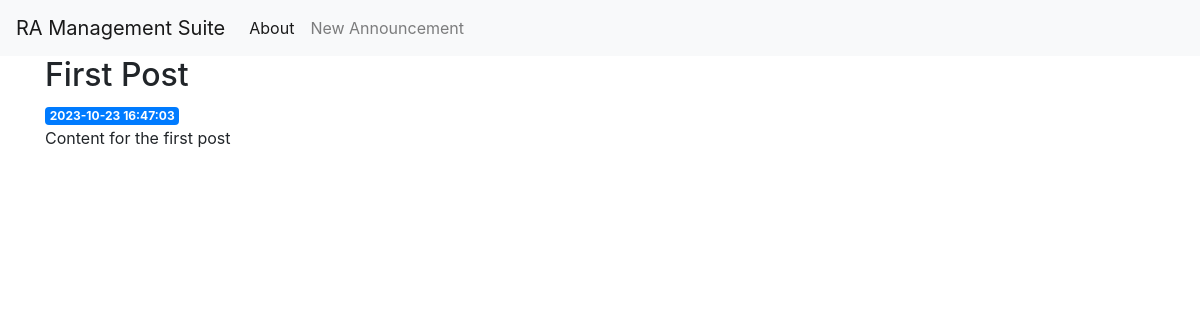
Page /view/1 on the earlier database version.
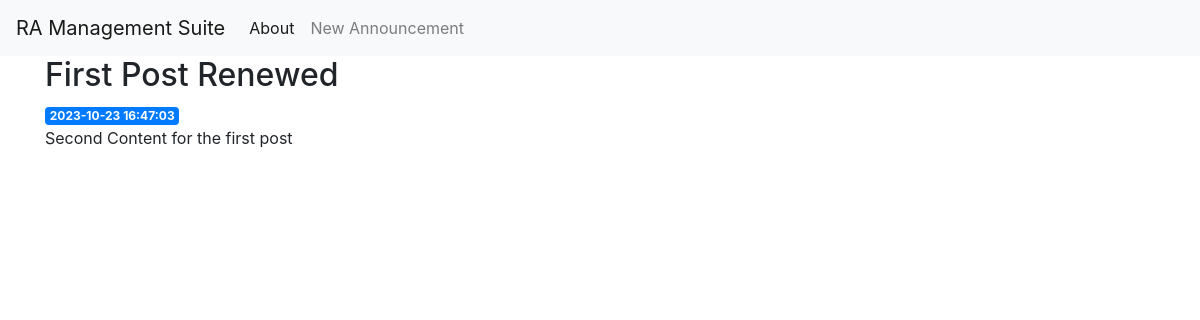
Same page on the later database version.
### tables this page shows
CREATE TABLE announcements (
    id INTEGER PRIMARY KEY AUTOINCREMENT,
    created TIMESTAMP NOT NULL DEFAULT CURRENT_TIMESTAMP,
    title TEXT NOT NULL,
    content TEXT NOT NULL
);

### views/home.py (the view)
@home.route('/view/<int:announcement_id>')
def announcement(announcement_id):
    announcement = announcementRepo.get_announcement(announcement_id)
    return render_template('home/view.html', announcement=announcement)

### repos/announcementRepo.py (called while the page is built)
def get_announcement(announcement_id):
    conn = get_db_connection()
    announcement = conn.execute('SELECT * FROM announcements WHERE id = ?',
                                (announcement_id,)).fetchone()
    conn.close()
    if announcement is None:
        abort(404)
    return announcement

### repos/baseRepo.py (called while the page is built)
def get_db_connection():
    conn = sqlite3.connect('database.db')
    conn.row_factory = sqlite3.Row
    return conn

### templates/home/view.html
{% extends 'base.html' %}
{% block content %}
    <h2>{% block title %} {{ announcement['title'] }} {% endblock %}</h2>
    <span class="badge badge-primary">{{ announcement['created'] }}</span>
    <p>{{ announcement['content'] }}</p>
{% endblock %}

### templates/base.html (shortened to what this page needs)
<!doctype html>
<html lang="en">
  <head>
    <link rel="stylesheet" href="https://stackpath.bootstrapcdn.com/bootstrap/4.3.1/css/bootstrap.min.css">
  </head>
  <body>
    <nav class="navbar navbar-expand-md navbar-light bg-light">
        <a class="navbar-brand" href="{{ url_for('home.index')}}">RA Management Suite</a>
        <div class="collapse navbar-collapse" id="navbarNav">
            <ul class="navbar-nav">
            <li class="nav-item active">
                <a class="nav-link" href="#">About</a>
            </li>
            <li class="nav-item">
                <a class="nav-link" href="{{url_for('home.create')}}">New Announcement</a>
            </li>
            </ul>
        </div>
    </nav>
    <div class="container">
        {% block content %} {% endblock %}
    </div>
  </body>
</html>

Differences in the rows shown:
changed announcements: title "First Post" → "First Post Renewed"; content "Content for the first post" → "Second Content for the first post"
